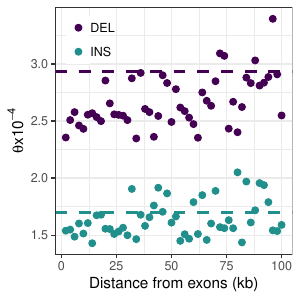

Write R code to recreate this figure.
library(ggplot2)
library(gridExtra)
library(gtools)
library(viridis)


in_file = '../gene_proximity_analyses/gt_nc_v_ar_2kb_wind_cds.results.csv'
window_size = 2

prox_data = read.csv(in_file)

prox_data$bin = factor(prox_data$bin, levels=mixedsort(as.character(subset(prox_data, sel_type=='sel' & var_type=='ins')$bin)))
prox_data$mean_gamma = as.numeric(as.character(prox_data$shape)) * as.numeric(as.character(prox_data$scale)) * -1
prox_data$distance = as.numeric(prox_data$bin) * window_size

ins_theta = subset(prox_data, sel_type == 'sel' & var_type == 'ins', select=c(bin, theta, distance))
colnames(ins_theta) = c('bin', 'ins_theta', 'distance')

cor.test(as.numeric(ins_theta$ins_theta), ins_theta$distance, method='spearman', exact=NULL)
length(ins_theta$distance)

del_theta = subset(prox_data, sel_type == 'sel' & var_type == 'del', select=c(bin, theta, distance))
colnames(del_theta) = c('bin', 'del_theta', 'distance')

cor.test(as.numeric(del_theta$del_theta), del_theta$distance, method='spearman', exact=NULL)

rdi_data = as.data.frame(cbind(ins_theta, del_theta$del_theta))
rdi_data$rdi = rdi_data$del_theta / rdi_data$ins_theta

cor.test(as.numeric(rdi_data$rdi), as.numeric(rdi_data$bin), method='spearman', exact=NULL)

pal = viridis(n=3)[1:3]

theta_plot = ggplot(subset(prox_data, sel_type=='sel'), aes(x=distance, y=theta*10000, colour=toupper(var_type))) +
      geom_hline(yintercept=2.93, colour=pal[1], size=1, linetype=2) +
      geom_hline(yintercept=1.7, colour=pal[2], size=1, linetype=2) +
      geom_point(stat='identity', size = 2) +
      theme_bw() +
      # geom_smooth(method='lm', se=FALSE)+
      #xlim(0,10000)+
      ylab(expression(theta * x *10^-4))  + xlab('Distance from exons (kb)') +
      theme(legend.title = element_blank(), legend.position = c(0.15, 0.87), legend.background = element_blank()) +
      scale_colour_manual(values=pal)

gamma_plot = ggplot(subset(prox_data, sel_type=='sel'), aes(x=distance, y=mean_gamma, colour=toupper(var_type))) +
      geom_point(stat='identity', size = 2) +
      # geom_smooth(method='lm', se=FALSE) +
      theme_bw() +
      ylim(-40, 0)+
      ylab(expression(gamma))  + xlab('Distance from exons (bp)') +
      theme(legend.position = c(0.85, 0.15), legend.background = element_blank(), legend.title=element_blank())+
      scale_colour_manual(values=pal)
#
# rdi_plot = ggplot(rdi_data, aes(x=distance, y=rdi)) +
#       geom_point(stat='identity', size = 2) +
#       theme_bw() +
#       #xlim(0,10000)+
#       geom_smooth(method='lm') +
#       ylab('rDI')  + xlab('Distance from conserved region (bp)')

pdf(file='linked_sel_plot.pdf', width=3, height=3)

theta_plot

dev.off()

#sum stats plot
sum_file = read.delim('../gene_proximity_analyses/gt_prox_summary_stats.txt')
call_file = read.delim('../gene_proximity_analyses/gt_prox_call.txt')

all_data = cbind(sum_file, call_file)
all_data[7] = NULL
all_data[7] = NULL

all_data$dist = as.numeric(sapply(strsplit(as.character(all_data$category), 'bin'), "[[", 2)) * 2

all_data$pi_per_site = all_data$pi / all_data$callable

ins_theta = subset(all_data, variation == 'INS', select=c(category, pi_per_site, dist))
colnames(ins_theta) = c('bin', 'ins_theta', 'distance')

cor.test(as.numeric(ins_theta$ins_theta), ins_theta$distance, method='spearman', exact=NULL)

del_theta = subset(all_data, variation == 'DEL', select=c(category, pi_per_site, dist))
colnames(del_theta) = c('bin', 'del_theta', 'distance')

cor.test(as.numeric(del_theta$del_theta), del_theta$distance, method='spearman', exact=NULL)

rdi_data = as.data.frame(cbind(ins_theta, del_theta$del_theta))
rdi_data$rdi = rdi_data$del_theta / rdi_data$ins_theta

cor.test(as.numeric(rdi_data$rdi), as.numeric(rdi_data$bin), method='spearman', exact=NULL)

theta_plot = ggplot(subset(all_data, variation!='SNP' & variation!='INDEL'), aes(x=dist, y=pi_per_site, colour=variation)) +
      geom_point(stat='identity', size = 2) +
      theme_bw() +
      # geom_smooth(method='lm', se=FALSE)+
      #xlim(0,10000)+
      ylab(expression(pi))  + xlab('Distance from exons (kb)') +
      theme(legend.title = element_blank(), legend.position = c(0.15, 0.8), legend.background = element_blank()) +
      scale_colour_manual(values=pal)

# gamma_plot = ggplot(subset(all_data, variation!='SNP' & variation!='INDEL'), aes(x=dist, y=tajD, colour=variation)) +
#       geom_point(stat='identity', size = 2) +
#       theme_bw() +
#       #xlim(0,10000)+
#       ylab("Tajima's D")  + xlab('Distance from CDS (kb)') +
#       theme(legend.title = element_blank(), legend.position = 'none', legend.background = element_blank())
#
# rdi_plot = ggplot(rdi_data, aes(x=distance, y=rdi)) +
#       geom_point(stat='identity', size = 2) +
#       theme_bw() +
#       #xlim(0,10000)+
#       geom_smooth(method='lm') +
#       ylab('rDI')  + xlab('Distance from CDS (kb)')

pdf('linked_sel_pi.pdf', width=3, height=3)

theta_plot

dev.off()

pdf('dist_gamma_plot.pdf', width=3, height=3)

gamma_plot

dev.off()
